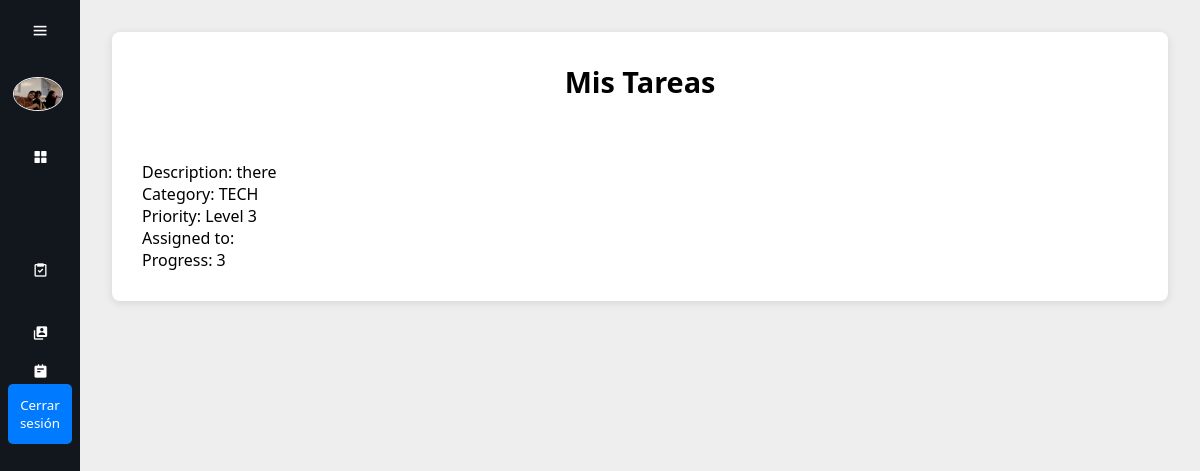
/mis-tareas/ (signed in), run on an earlier commit of the app's database.
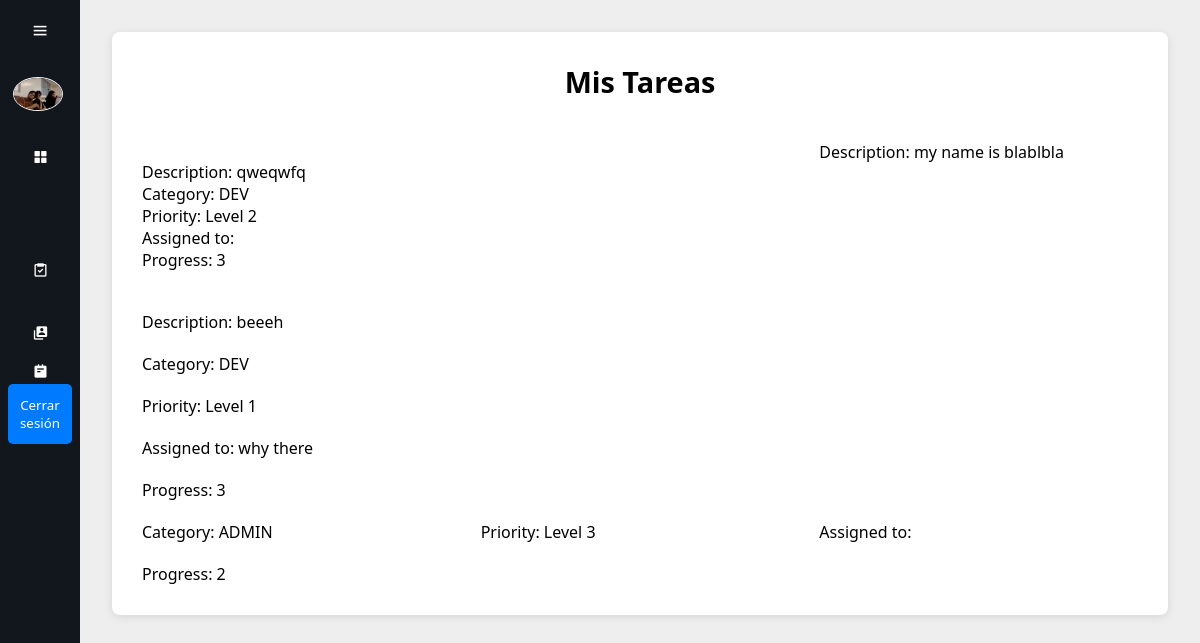
And on a later commit of the database.
### tasks/models.py (models this page shows, shortened)
class Tasks(models.Model):
    class Urgency (models.IntegerChoices):
        LV1 = 1, "Level 1"
        LV2 = 2, "Level 2"
        LV3 = 3, "Level 3"
        LV4 = 4, "Level 4"
        LV5 = 5, "Level 5"
    class Completion (models.IntegerChoices):
        Completed = 1, "Completed"
        Incomplete = 2, "Incomplete"
        NotStarted = 3, "Not started"
    Categories = {
        ("TECH", "Tecnologico"),
        ("ADMIN", "Administrativo"),
        ("DEV", "Desarrollo"),
        ("TEAM", "WorkMate Internal"),
        ("OTHER", "Otro/No Listado")
    }
    title = models.TextField(max_length = 300, blank=False)
    description = models.TextField(max_length = 600, blank=False)
    category = models.CharField(max_length = 20,choices=Categories)
    priority = models.IntegerField(default=Urgency.LV1, choices=Urgency, blank=False)
    notes = models.TextField(max_length = 300, blank=True)
    user = models.ForeignKey(workmateUser, on_delete=models.CASCADE)
    progress = models.IntegerField(default=Completion.NotStarted, choices=Completion, blank=False)

### workmates/models.py (models this page shows, shortened)
class workmateUser(AbstractUser):
    email = models.EmailField(unique=True)
    description = models.CharField(max_length=600, default='', blank=True)

### base/views.py (the view)
# urls.py: path("mis-tareas/", views.mis_tareas, name="mis-tareas"),
@login_required
def mis_tareas(request):
    mytasks = Tasks.objects.all()
    return render(request, "mis-tareas.html", {'mytasks': mytasks})

### base/templates/mis-tareas.html (shortened to what this page needs)
{% load static %}
<html lang="en">
<head>
  <link rel="stylesheet" href="{% static 'css/dashboard.css' %}">
  <link href="https://unpkg.com/boxicons@2.1.4/css/boxicons.min.css" rel="stylesheet">
</head>
<body>
  <div class="sidebar">
    <div class="top">
      <i class="bx bx-menu" id="btn"></i>
    </div>
    <div class="user">
      <img src="{% static "user-img.jpg" %}" alt="me" class="user-img">
      <div>
      </div>
    </div>
    <ul>
      <li>
        <a href="/">
          <i class="bx bxs-grid-alt"></i>
        </a>
      </li>
      <li>
        <a href="/gestion-tareas/">
          <i class="bx bx-task"></i>
        </a>
      </li>
      <li>
        <a href="/gestion-usuarios/">
          <i class="bx bxs-user-account"></i>
        </a>
      </li>
      <li>
        <a href="/mis-tareas/">
          <i class="bx bxs-notepad"></i>
        </a>
      </li>
      <li>
        <form method="POST" action="{% url 'base:logout' %}" class="logout-form">
          <button type="submit" aria-label="Logout">Cerrar sesión</button>
        </form>
      </li>
    </ul>
  </div>
  <div class="main-content">
    <div class="container">
      <h1>Mis Tareas</h1>
      <div class="user-grid">
        <div class=""user-card">
          {% for mytask in mytasks %}
          <h3>{{ task.title }}</h3>
              <p> Description: {{ mytask.description }}</p>
              <p> Category: {{ mytask.category }}</p>
              <p> Priority: Level {{ mytask.priority }}</p>
              <p> Assigned to: {{mytask.user.first_name}} {{ mytask.user.last_name }}</p>
              <p> Progress: {{ mytask.progress}}</p>
        </div>
          {% empty %}
          <p>No tasks assigned at the moment.</p>
          {% endfor %}
        </div>
      </div>
    </div>
</body>
</html>

### base/static/css/dashboard.css (style rules this page uses)
* { margin: 0; padding: 0; box-sizing: border-box; font-family: 'Segoe UI', Tahoma, Geneva, Verdana, sans-serif; }
.user-img { width: 50px; border-radius: 100%; border: 1px solid #eee; }
.sidebar { position: absolute; top: 0; left: 0; height: 100vh; width: 80px; background-color: #12171e; padding: 0.4rem 0.8rem; transition: all 0.5s ease; }
.sidebar #btn { position: absolute; color: #fff; top: .4rem; left: 50%; font-size: 1.2rem; line-height: 50px; transform: translateX(-50%); cursor: pointer; }
.user { display: flex; align-items: center; margin: 1rem 0; }
.sidebar ul li { position: relative; list-style-type: none; height: 50px; width: 90%; margin: 0.8rem auto; line-height: 50px; }
.sidebar ul li a { color: #fff; display: flex; align-items: center; text-decoration: none; border-radius: 0.8rem; }
.sidebar ul li a i { min-width: 50px; text-align: center; height: 50px; border-radius: 12px; line-height: 50px; }
.main-content { position: relative; background-color: #eee; min-height: 100vh; top: 0; left: 80px; transition: all 0.5s ease; width: calc(100% - 80px); padding: 1rem; }
.user-grid { display: grid; grid-template-columns: repeat(auto-fill, minmax(250px, 1fr)); gap: 20px; margin-top: 20px; }
.main-content { position: relative; background-color: #eee; min-height: 100vh; top: 0; left: 80px; transition: all 0.5s ease; width: calc(100% - 80px); padding: 2rem; display: flex; justify-content: center; align-items: flex-start; }
.container { display: grid; gap: 20px; grid-template-columns: repeat(auto-fill, minmax(300px, 1fr)); max-width: 1200px; width: 100%; background-color: #fff; padding: 30px; border-radius: 8px; box-shadow: 0 2px 10px rgba(0, 0, 0, 0.1); }
h1 { grid-column: 1 / -1; font-size: 1.8rem; margin-bottom: 20px; text-align: center; }
form { grid-column: 1 / -1; display: flex; flex-direction: column; gap: 15px; }
button { align-self: center; padding: 10px 20px; background-color: #007bff; color: #fff; border: none; border-radius: 4px; cursor: pointer; }
a { text-align: center; color: #007bff; text-decoration: none; font-weight: 500; }
form { display: flex; flex-direction: column; gap: 10px; }
form input[type="submit"], form button { background-color: #007bff; color: white; padding: 12px; border: none; border-radius: 5px; cursor: pointer; }

What changed in the data, as far as the page shows it:
changed Tasks: description "there" → "qweqwfq"; category "TECH" → "DEV"; priority "3" → "2"
added Tasks: description "beeeh", category "DEV", priority "1", user.first_name "why", user.last_name "there", progress "3"
added Tasks: description "my name is blablbla", category "ADMIN", priority "3", progress "2"
